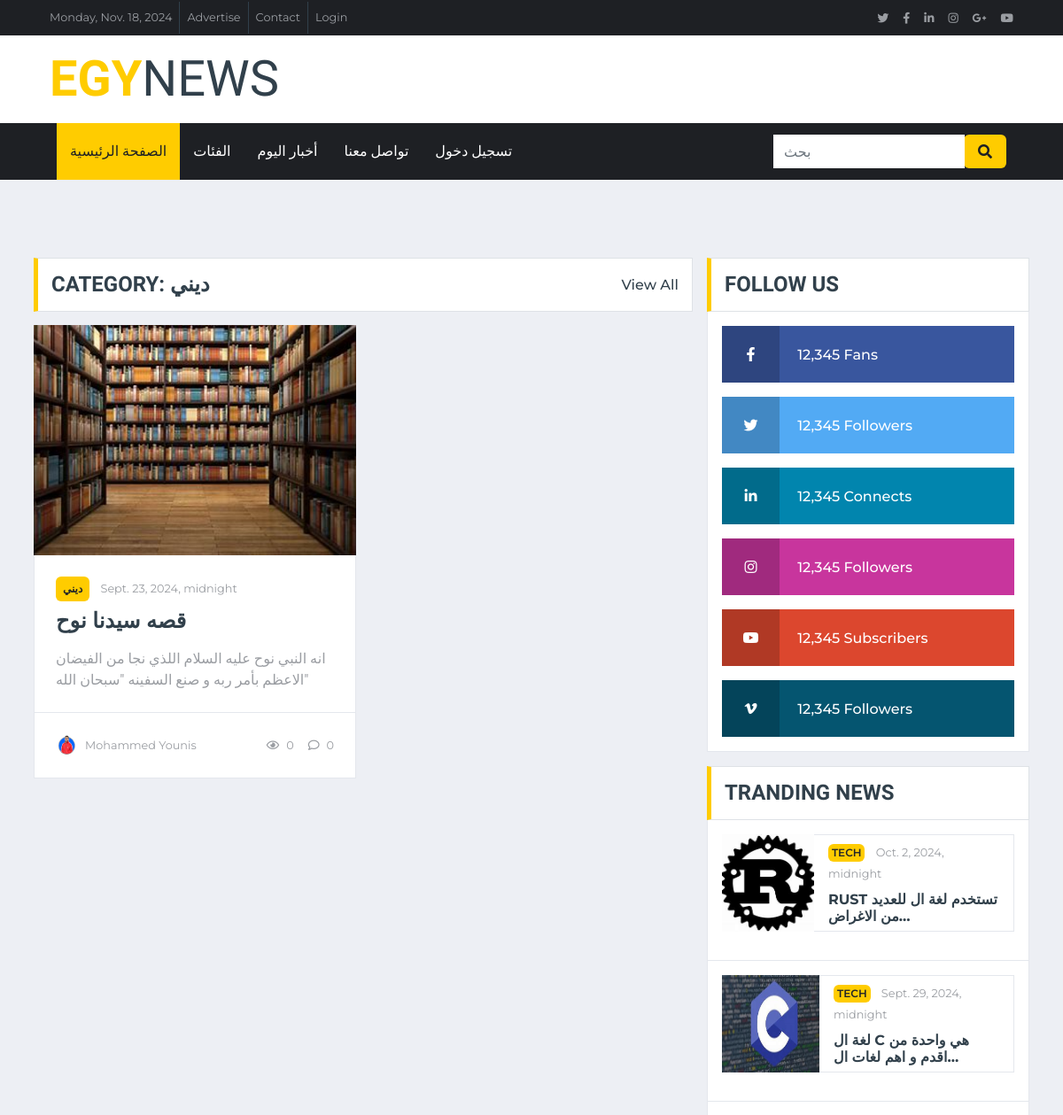
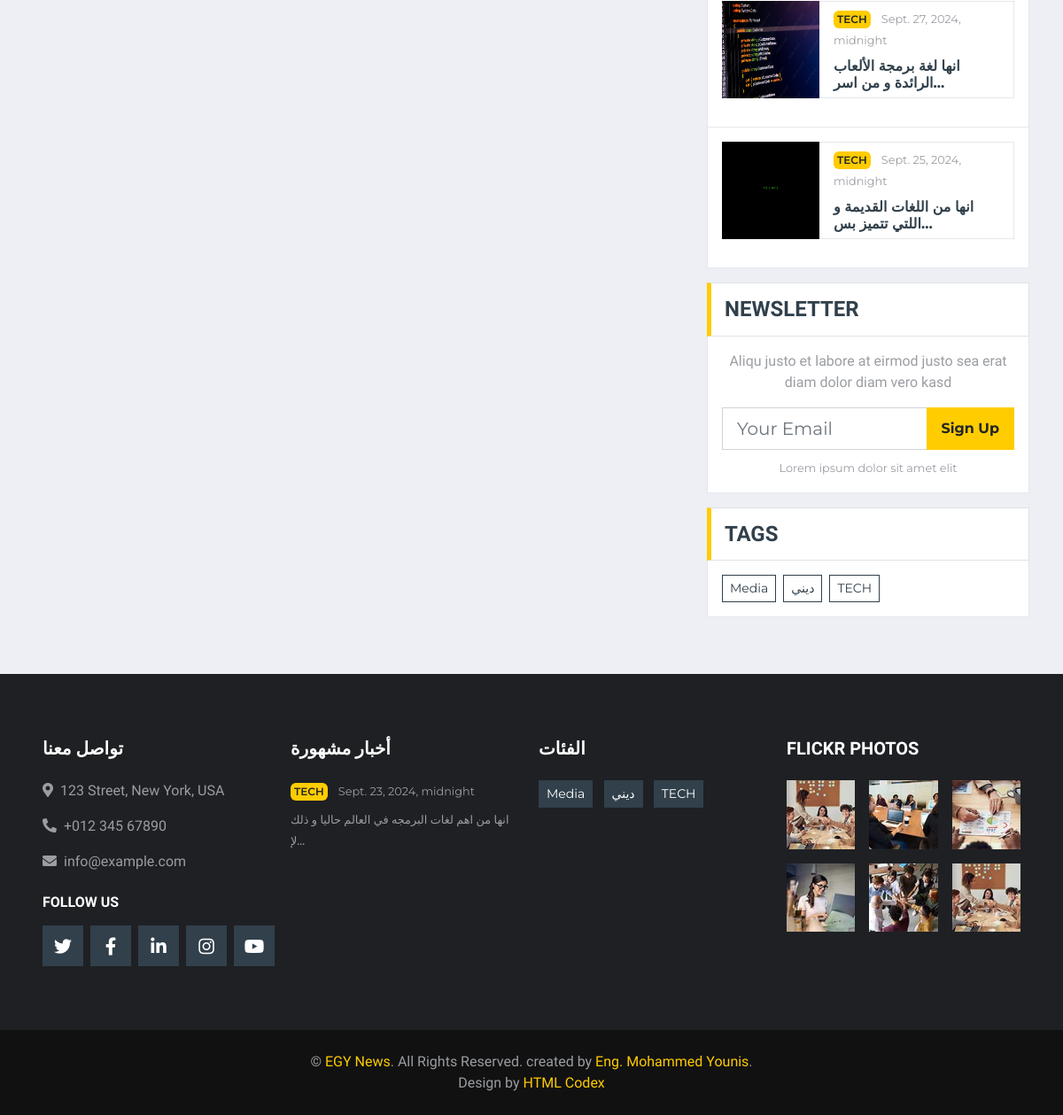
/news-by-category/ديني/, run on the app's committed database (2 pictures, top to bottom).
### PressApp/models.py (models this page shows, shortened)
class Category(models.Model):
    name = models.CharField(max_length=100, null=True, blank=True)
    photo = models.ImageField(upload_to='category/photos/', null=True, blank=True)

class Article(models.Model):
    journalist = models.ForeignKey(Journalist, on_delete=models.CASCADE)
    title = models.CharField(max_length=100, null=True, blank=False)
    info = models.TextField(null=True, blank=False)
    content = models.TextField(null=True, blank=False)
    word_file = models.FileField(upload_to='articles/word_files/', null=True, blank=True)  # حقل لملف وورد
    category = models.ForeignKey(Category, on_delete=models.CASCADE)
    image = models.ImageField(upload_to='articles/images/', null=True, blank=True)
    add_date = models.DateTimeField(auto_now_add=True)
    edit_date = models.DateTimeField(auto_now=True, null=True, blank=True)
    is_special = models.BooleanField(default=False)
    is_trend = models.BooleanField(default=False)
    num_of_comments = models.IntegerField(default=0, null=True, blank=True)
    num_of_views = models.IntegerField(default=0, null=True, blank=True)
    viewed_by = models.ManyToManyField(User, related_name='viewed_articles', blank=True)

class Journalist(models.Model):
    author =  models.ForeignKey(User, on_delete=models.CASCADE)
    photo = models.ImageField(upload_to='journalist/photos/', null=True, blank=True)
    phone = models.CharField(max_length=20, null=True, blank=True)
    bio = models.TextField(null=True, blank=True)

### PressApp/views.py (the view)
# urls.py: path('news-by-category/<str:foo>/', views.news_by_category, name='news_by_category'),
def news_by_category(request, foo):
    foo = foo.replace('-', ' ')
    news = Article.objects.filter(category__name=foo).order_by('-add_date')
    special_news = Article.objects.filter(Q(category__name=foo) & Q(is_special=True)).order_by('-add_date')
    trending_news = Article.objects.filter(is_trend=True).order_by('-add_date').order_by('-add_date')
    categories = Category.objects.all()
    now = timezone.now() + datetime.timedelta(hours=2)
    today = now.date()
    today_str = today.strftime("%A")
    advertisment = Advertisment.objects.all()
    context = {
        'foo':foo,
        'today_str': today_str,
        'news':news,
        'special_news':special_news,
        'trending_news':trending_news,
        'categories':categories,
        'today':today,
        'advertisment':advertisment,
    }
    return render(request, 'category_news.html', context)

### templates/category_news.html (shortened to what this page needs)
{% extends 'base.html' %}
{% load static %}
{% block content %}
    <div class="container-fluid mt-5 pt-3">
        <div class="container">
            <div class="row">
                <div class="col-lg-8">
                    <div class="row">
                        <div class="col-12">
                            <div class="section-title">
                                <h4 class="m-0 text-uppercase font-weight-bold">Category: {{foo}}</h4>
                                <a class="text-secondary font-weight-medium text-decoration-none" href="">View All</a>
                            </div>
                        </div>
                        {% for new in news|slice:":6" %}
                        <div class="col-lg-6">
                            <div class="position-relative mb-3">
                                <img class="img-fluid w-100" src="{{new.image.url}}" style="object-fit: cover; height:260px;">
                                <div class="bg-white border border-top-0 p-4">
                                    <div class="mb-2">
                                        <a class="badge badge-primary text-uppercase font-weight-semi-bold p-2 mr-2"
                                            href="">{{new.category.name}}</a>
                                        <a class="text-body" href="{% url 'news_by_date' new.add_date %}"><small>{{new.add_date}}</small></a>
                                    </div>
                                    <a class="h4 d-block mb-3 text-secondary text-uppercase font-weight-bold" href="{% url 'news_page' new.id %}">{{new.title}}</a>
                                    <p class="m-0">{{new.info|truncatechars:"150"}}</p>
                                </div>
                                <div class="d-flex justify-content-between bg-white border border-top-0 p-4">
                                    <div class="d-flex align-items-center">
                                        <img class="rounded-circle mr-2" src="{{new.journalist.photo.url}}" width="25" height="25" alt="">
                                        <small>{{new.journalist.author.first_name}} {{new.journalist.author.last_name}}</small>
                                    </div>
                                    <div class="d-flex align-items-center">
                                        <small class="ml-3"><i class="far fa-eye mr-2"></i>{{new.num_of_views}}</small>
                                        <small class="ml-3"><i class="far fa-comment mr-2"></i>{{new.num_of_comments}}</small>
                                    </div>
                                </div>
                            </div>
                        </div>
                        {% endfor %}
                    </div>
                </div>
                <div class="col-lg-4">
                    <div class="mb-3">
                        <div class="section-title mb-0">
                            <h4 class="m-0 text-uppercase font-weight-bold">Follow Us</h4>
                        </div>
                        <div class="bg-white border border-top-0 p-3">
                            <a href="" class="d-block w-100 text-white text-decoration-none mb-3" style="background: #39569E;">
                                <i class="fab fa-facebook-f text-center py-4 mr-3" style="width: 65px; background: rgba(0, 0, 0, .2);"></i>
                                <span class="font-weight-medium">12,345 Fans</span>
                            </a>
                            <a href="" class="d-block w-100 text-white text-decoration-none mb-3" style="background: #52AAF4;">
                                <i class="fab fa-twitter text-center py-4 mr-3" style="width: 65px; background: rgba(0, 0, 0, .2);"></i>
                                <span class="font-weight-medium">12,345 Followers</span>
                            </a>
                            <a href="" class="d-block w-100 text-white text-decoration-none mb-3" style="background: #0185AE;">
                                <i class="fab fa-linkedin-in text-center py-4 mr-3" style="width: 65px; background: rgba(0, 0, 0, .2);"></i>
                                <span class="font-weight-medium">12,345 Connects</span>
                            </a>
                            <a href="" class="d-block w-100 text-white text-decoration-none mb-3" style="background: #C8359D;">
                                <i class="fab fa-instagram text-center py-4 mr-3" style="width: 65px; background: rgba(0, 0, 0, .2);"></i>
                                <span class="font-weight-medium">12,345 Followers</span>
                            </a>
                            <a href="" class="d-block w-100 text-white text-decoration-none mb-3" style="background: #DC472E;">
                                <i class="fab fa-youtube text-center py-4 mr-3" style="width: 65px; background: rgba(0, 0, 0, .2);"></i>
                                <span class="font-weight-medium">12,345 Subscribers</span>
                            </a>
                            <a href="" class="d-block w-100 text-white text-decoration-none" style="background: #055570;">
                                <i class="fab fa-vimeo-v text-center py-4 mr-3" style="width: 65px; background: rgba(0, 0, 0, .2);"></i>
                                <span class="font-weight-medium">12,345 Followers</span>
                            </a>
                        </div>
                    </div>
                    <div class="mb-3">
                        <div class="section-title mb-0">
                            <h4 class="m-0 text-uppercase font-weight-bold">Tranding News</h4>
                        </div>
                        {% for news in trending_news|slice:":4" %}
                        <div class="bg-white border border-top-0 p-3">
                            <div class="d-flex align-items-center bg-white mb-3" style="height: 110px;">
                                <img class="img-fluid" style="height: 110px; width: 110px;" src="{{news.image.url}}" alt="">
                                <div class="w-100 h-100 px-3 d-flex flex-column justify-content-center border border-left-0">
                                    <div class="mb-2">
                                        <a class="badge badge-primary text-uppercase font-weight-semi-bold p-1 mr-2" href="{% url 'news_by_category' news.category.name %}">{{news.category.name}}</a>
                                        <a class="text-body" href="{% url 'news_by_date' news.add_date %}"><small>{{news.add_date}}</small></a>
                                    </div>
                                    <a class="h6 m-0 text-secondary text-uppercase font-weight-bold" href="{% url 'news_page' news.id %}">{{news.info|truncatechars:40}}</a>
                                </div>
                            </div>
                        </div>
                        {% endfor %}
                    </div>
                    <div class="mb-3">
                        <div class="section-title mb-0">
                            <h4 class="m-0 text-uppercase font-weight-bold">Newsletter</h4>
                        </div>
                        <div class="bg-white text-center border border-top-0 p-3">
                            <p>Aliqu justo et labore at eirmod justo sea erat diam dolor diam vero kasd</p>
                            <div class="input-group mb-2" style="width: 100%;">
                                <input type="text" class="form-control form-control-lg" placeholder="Your Email">
                                <div class="input-group-append">
                                    <button class="btn btn-primary font-weight-bold px-3">Sign Up</button>
                                </div>
                            </div>
                            <small>Lorem ipsum dolor sit amet elit</small>
                        </div>
                    </div>
                    <div class="mb-3">
                        <div class="section-title mb-0">
                            <h4 class="m-0 text-uppercase font-weight-bold">Tags</h4>
                        </div>
                        <div class="bg-white border border-top-0 p-3">
                            <div class="d-flex flex-wrap m-n1">
                                {% for cat in categories %}
                                <a href="{% url 'news_by_category' cat.name %}" class="btn btn-sm btn-outline-secondary m-1">{{cat.name}}</a>
                                {% endfor %}
                            </div>
                        </div>
                    </div>
                </div>
            </div>
        </div>
    </div>
{% endblock %}

### templates/parts/footer.html
    <div class="container-fluid bg-dark pt-5 px-sm-3 px-md-5 mt-5">
        <div class="row py-4">
            <div class="col-lg-3 col-md-6 mb-5">
                <h5 class="mb-4 text-white text-uppercase font-weight-bold">تواصل معنا</h5>
                <p class="font-weight-medium"><i class="fa fa-map-marker-alt mr-2"></i>123 Street, New York, USA</p>
                <p class="font-weight-medium"><i class="fa fa-phone-alt mr-2"></i>+012 345 67890</p>
                <p class="font-weight-medium"><i class="fa fa-envelope mr-2"></i>info@example.com</p>
                <h6 class="mt-4 mb-3 text-white text-uppercase font-weight-bold">Follow Us</h6>
                <div class="d-flex justify-content-start">
                    <a class="btn btn-lg btn-secondary btn-lg-square mr-2" href="#"><i class="fab fa-twitter"></i></a>
                    <a class="btn btn-lg btn-secondary btn-lg-square mr-2" href="#"><i class="fab fa-facebook-f"></i></a>
                    <a class="btn btn-lg btn-secondary btn-lg-square mr-2" href="#"><i class="fab fa-linkedin-in"></i></a>
                    <a class="btn btn-lg btn-secondary btn-lg-square mr-2" href="#"><i class="fab fa-instagram"></i></a>
                    <a class="btn btn-lg btn-secondary btn-lg-square" href="#"><i class="fab fa-youtube"></i></a>
                </div>
            </div>
            <div class="col-lg-3 col-md-6 mb-5">
                <h5 class="mb-4 text-white text-uppercase font-weight-bold">أخبار مشهورة</h5>
                {% for new in trending_news|slice:"4:7" %}
                <div class="mb-3">
                    <div class="mb-2">
                        <a class="badge badge-primary text-uppercase font-weight-semi-bold p-1 mr-2" href="{% url 'news_by_category' new.category.name %}">{{new.category.name}}</a>
                        <a class="text-body" href="{% url 'news_by_date' new.add_date %}"><small>{{new.add_date}}</small></a>
                    </div>
                    <a class="small text-body text-uppercase font-weight-medium" href="{% url 'news_page' new.id %}">{{new.info|truncatechars:50}}</a>
                </div>
                {% endfor %}
            </div>
            <div class="col-lg-3 col-md-6 mb-5">
                <h5 class="mb-4 text-white text-uppercase font-weight-bold">الفئات</h5>
                <div class="m-n1">
                    {% for cat in categories %}
                    <a href="{% url 'news_by_category' cat.name %}"class="btn btn-sm btn-secondary m-1">{{cat.name}}</a>
                    {% endfor %}
                </div>
            </div>
            <div class="col-lg-3 col-md-6 mb-5">
                <h5 class="mb-4 text-white text-uppercase font-weight-bold">Flickr Photos</h5>
                <div class="row">
                    <div class="col-4 mb-3">
                        <a href=""><img class="w-100" src="img/news-110x110-1.jpg" alt=""></a>
                    </div>
                    <div class="col-4 mb-3">
                        <a href=""><img class="w-100" src="img/news-110x110-2.jpg" alt=""></a>
                    </div>
                    <div class="col-4 mb-3">
                        <a href=""><img class="w-100" src="img/news-110x110-3.jpg" alt=""></a>
                    </div>
                    <div class="col-4 mb-3">
                        <a href=""><img class="w-100" src="img/news-110x110-4.jpg" alt=""></a>
                    </div>
                    <div class="col-4 mb-3">
                        <a href=""><img class="w-100" src="img/news-110x110-5.jpg" alt=""></a>
                    </div>
                    <div class="col-4 mb-3">
                        <a href=""><img class="w-100" src="img/news-110x110-1.jpg" alt=""></a>
                    </div>
                </div>
            </div>
        </div>
    </div>
    <div class="container-fluid py-4 px-sm-3 px-md-5" style="background: #111111;">
        <p class="m-0 text-center">&copy; <a href="#">EGY News</a>. All Rights Reserved. created by <a href="https://www.instagram.com/mohammed____tamer/">Eng. Mohammed Younis</a>.<br>
		Design by <a href="https://htmlcodex.com">HTML Codex</a></p>
    </div>

### data on the page
Category: name "ديني"
Article: image (placeholder picture), category.name "ديني", add_date "Sept. 23, 2024, midnight", title "قصه سيدنا نوح", info "انه النبي نوح عليه السلام اللذي نجا من الفيضان الاعظم بأمر ربه و صنع السفينه \"سبحان الله\"", journalist.photo (picture), journalist.author.first_name "Mohammed", journalist.author.last_name "Younis", num_of_views "0", num_of_comments "0"
Article: image (picture), category.name "TECH", add_date "Oct. 2, 2024, midnight", info "RUST تستخدم لغة ال للعديد من الاغراض…"
Article: image (picture), category.name "TECH", add_date "Sept. 29, 2024, midnight", info "لغة ال C هي واحدة من اقدم و اهم لغات ال…"
Article: image (picture), category.name "TECH", add_date "Sept. 27, 2024, midnight", info "انها لغة برمجة الألعاب الرائدة و من اسر…"
Article: image (picture), category.name "TECH", add_date "Sept. 25, 2024, midnight", info "انها من اللغات القديمة و اللتي تتميز بس…"
Category: name "Media"
Category: name "TECH"
Article: category.name "TECH", add_date "Sept. 23, 2024, midnight", info "انها من اهم لغات البرمجه في العالم حاليا و ذلك لإ…"
